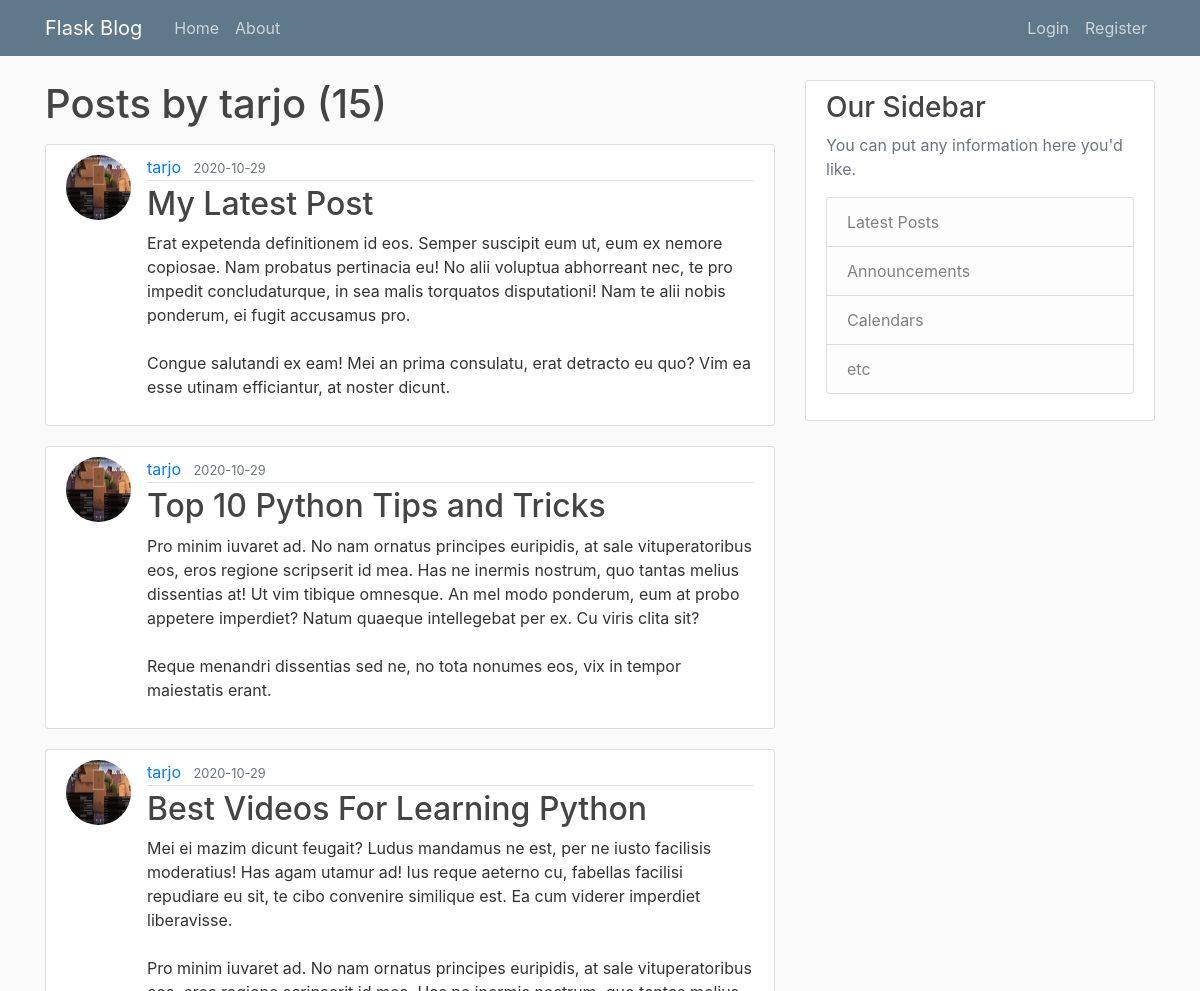
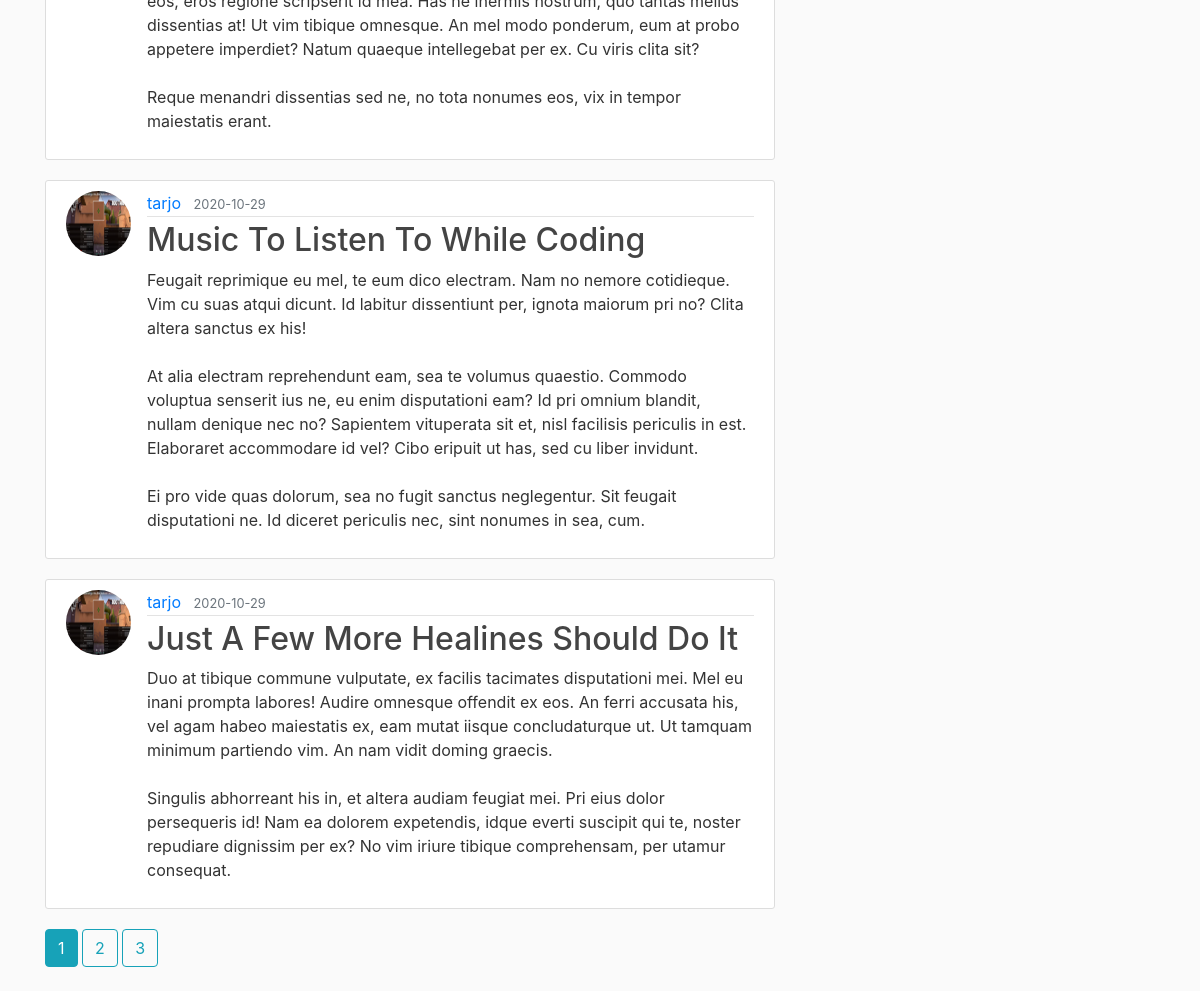
The page /user/tarjo on the database its author committed (2 pictures, top to bottom).
### flaskblog/models.py (models this page shows, shortened)
class User(db.Model, UserMixin):
    id = db.Column(db.Integer, primary_key=True)
    username = db.Column(db.String(20), unique=True, nullable=False)
    email = db.Column(db.String(120), unique=True, nullable=False)
    image_file = db.Column(db.String(20), nullable=False, default='default.jpg')
    password = db.Column(db.String(60), nullable=False)
    posts = db.relationship('Post', backref='author', lazy=True)

class Post(db.Model):
    id = db.Column(db.Integer, primary_key=True)
    title = db.Column(db.String(100), nullable=False)
    date_posted = db.Column(db.DateTime, nullable=False, default=datetime.utcnow)
    content = db.Column(db.Text, nullable=False)
    user_id = db.Column(db.Integer, db.ForeignKey('user.id'), nullable=False)

### flaskblog/users/routes.py (the view)
@users.route("/user/<string:username>")
def user_posts(username):
    page = request.args.get('page', 1, type=int)
    user = User.query.filter_by(username=username).first_or_404()
    posts = Post.query.filter_by(author=user)\
        .order_by(Post.date_posted.desc())\
        .paginate(page=page, per_page=5)
    return render_template('user_posts.html', posts=posts, user=user)

### flaskblog/templates/user_posts.html
{% extends "layout.html" %}
{% block content %}
    <h1 class="mb-3">Posts by {{ user.username }} ({{ posts.total }})</h1>
    {% for post in posts.items %}
        <article class="media content-section">
          <img class="rounded-circle article-img" src="{{ url_for('static', filename='profile_pics/' + post.author.image_file) }}">
          <div class="media-body">
            <div class="article-metadata">
              <a class="mr-2" href="{{ url_for('users.user_posts', username=post.author.username) }}">{{ post.author.username }}</a>
              <small class="text-muted">{{ post.date_posted.strftime('%Y-%m-%d') }}</small>
            </div>
            <h2><a class="article-title" href="{{ url_for('posts.post', post_id=post.id) }}">{{ post.title }}</a></h2>
            <p class="article-content">{{ post.content }}</p>
          </div>
        </article>
    {% endfor %}
    {% for page_num in posts.iter_pages(left_edge=1, right_edge=1, left_current=1, right_current=2) %}
      {% if page_num %}
        {% if posts.page == page_num %}
          <a class="btn btn-info mb-4" href="{{ url_for('users.user_posts', username=user.username, page=page_num) }}">{{ page_num }}</a>
        {% else %}
          <a class="btn btn-outline-info mb-4" href="{{ url_for('users.user_posts', username=user.username, page=page_num) }}">{{ page_num }}</a>
        {% endif %}
      {% else %}
        ...
      {% endif %}
    {% endfor %}
{% endblock content %}

### flaskblog/templates/layout.html (shortened to what this page needs)
<!DOCTYPE html>
<html>
<head>
    <link rel="stylesheet" href="https://maxcdn.bootstrapcdn.com/bootstrap/4.0.0/css/bootstrap.min.css">
    <link rel="stylesheet" type="text/css" href="{{ url_for('static', filename='main.css') }}">
</head>
<body>
    <header class="site-header">
      <nav class="navbar navbar-expand-md navbar-dark bg-steel fixed-top">
        <div class="container">
          <a class="navbar-brand mr-4" href="/">Flask Blog</a>
          <div class="collapse navbar-collapse" id="navbarToggle">
            <div class="navbar-nav mr-auto">
              <a class="nav-item nav-link" href="{{ url_for('main.home') }}">Home</a>
              <a class="nav-item nav-link" href="{{ url_for('main.about') }}">About</a>
            </div>
            <div class="navbar-nav">
              {% if current_user.is_authenticated %}
                <a class="nav-item nav-link" href="{{ url_for('posts.new_post') }}">New Post</a>
                <a class="nav-item nav-link" href="{{ url_for('users.account') }}">Account</a>
                <a class="nav-item nav-link" href="{{ url_for('users.logout') }}">Logout</a>
              {% else %}
                <a class="nav-item nav-link" href="{{ url_for('users.login') }}">Login</a>
                <a class="nav-item nav-link" href="{{ url_for('users.register') }}">Register</a>
              {% endif %}
            </div>
          </div>
        </div>
      </nav>
    </header>
    <main role="main" class="container">
      <div class="row">
        <div class="col-md-8">
          {% block content %}{% endblock %}
        </div>
        <div class="col-md-4">
          <div class="content-section">
            <h3>Our Sidebar</h3>
            <p class='text-muted'>You can put any information here you'd like.
              <ul class="list-group">
                <li class="list-group-item list-group-item-light">Latest Posts</li>
                <li class="list-group-item list-group-item-light">Announcements</li>
                <li class="list-group-item list-group-item-light">Calendars</li>
                <li class="list-group-item list-group-item-light">etc</li>
              </ul>
            </p>
          </div>
        </div>
      </div>
    </main>
</body>
</html>

### flaskblog/static/main.css (style rules this page uses)
body { background: #fafafa; color: #333333; margin-top: 5rem; }
h1, h2, h3, h4, h5, h6 { color: #444444; }
.bg-steel { background-color: #5f788a; }
.site-header .navbar-nav .nav-link { color: #cbd5db; }
.content-section { background: #ffffff; padding: 10px 20px; border: 1px solid #dddddd; border-radius: 3px; margin-bottom: 20px; }
.article-title { color: #444444; }
.article-content { white-space: pre-line; }
.article-img { height: 65px; width: 65px; margin-right: 16px; }
.article-metadata { padding-bottom: 1px; margin-bottom: 4px; border-bottom: 1px solid #e3e3e3 }

### rows shown on the page
User: username "tarjo"
Post: image_file (picture), author.username "tarjo", date_posted "2020-10-29", title "My Latest Post", content "Erat expetenda definitionem id eos. Semper suscipit eum ut, eum ex nemore copiosae. Nam probatus pertinacia eu! No alii voluptua abhorreant nec, te pro impedit concludaturque, in sea malis torquatos disputationi! Nam te alii nobis ponderum, ei fugit accusamus pro. Congue salutandi ex eam! Mei an prima consulatu, erat detracto eu quo? Vim ea esse utinam efficiantur, at noster dicunt."
Post: image_file (picture), author.username "tarjo", date_posted "2020-10-29", title "Top 10 Python Tips and Tricks", content "Pro minim iuvaret ad. No nam ornatus principes euripidis, at sale vituperatoribus eos, eros regione scripserit id mea. Has ne inermis nostrum, quo tantas melius dissentias at! Ut vim tibique omnesque. An mel modo ponderum, eum at probo appetere imperdiet? Natum quaeque intellegebat per ex. Cu viris clita sit? Reque menandri dissentias sed ne, no tota nonumes eos, vix in tempor maiestatis erant."
Post: image_file (picture), author.username "tarjo", date_posted "2020-10-29", title "Best Videos For Learning Python", content "Mei ei mazim dicunt feugait? Ludus mandamus ne est, per ne iusto facilisis moderatius! Has agam utamur ad! Ius reque aeterno cu, fabellas facilisi repudiare eu sit, te cibo convenire similique est. Ea cum viderer imperdiet liberavisse. Pro minim iuvaret ad. No nam ornatus principes euripidis, at sale vituperatoribus eos, eros regione scripserit id mea. Has ne inermis nostrum, quo tantas melius dissentias at! Ut vim tibique omnesque. An mel modo ponderum, eum at probo appetere imperdiet? Natum quaeque intellegebat per ex. Cu viris clita sit? Reque menandri dissentias sed ne, no tota nonumes eos, vix in tempor maiestatis erant."
Post: image_file (picture), author.username "tarjo", date_posted "2020-10-29", title "Music To Listen To While Coding", content "Feugait reprimique eu mel, te eum dico electram. Nam no nemore cotidieque. Vim cu suas atqui dicunt. Id labitur dissentiunt per, ignota maiorum pri no? Clita altera sanctus ex his! At alia electram reprehendunt eam, sea te volumus quaestio. Commodo voluptua senserit ius ne, eu enim disputationi eam? Id pri omnium blandit, nullam denique nec no? Sapientem vituperata sit et, nisl facilisis periculis in est. Elaboraret accommodare id vel? Cibo eripuit ut has, sed cu liber invidunt. Ei pro vide quas dolorum, sea no fugit sanctus neglegentur. Sit feugait disputationi ne. Id diceret periculis nec, sint nonumes in sea, cum."
Post: image_file (picture), author.username "tarjo", date_posted "2020-10-29", title "Just A Few More Healines Should Do It", content "Duo at tibique commune vulputate, ex facilis tacimates disputationi mei. Mel eu inani prompta labores! Audire omnesque offendit ex eos. An ferri accusata his, vel agam habeo maiestatis ex, eam mutat iisque concludaturque ut. Ut tamquam minimum partiendo vim. An nam vidit doming graecis. Singulis abhorreant his in, et altera audiam feugiat mei. Pri eius dolor persequeris id! Nam ea dolorem expetendis, idque everti suscipit qui te, noster repudiare dignissim per ex? No vim iriure tibique comprehensam, per utamur consequat."

### other values the page prints
{{ posts.total }} "15"
{{ page_num }} "1"
{{ page_num }} "2" "3"
